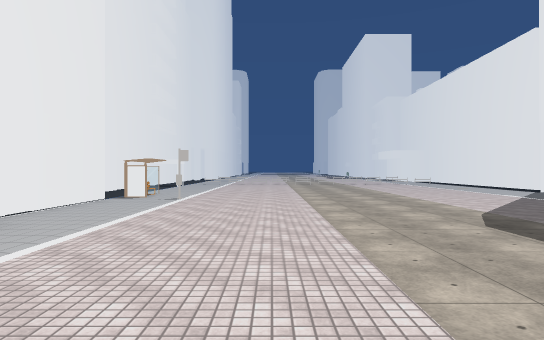
View 1 (above)

18 first-person views from a walk through a Unity game level. The camera is 1.5 m above the floor, looks level and sees 75° across. The floor is counted in squares, 2 m on a side. Each view is taken from the middle of a square. On the plan, view 1 faces up. The plan holds only what a view shows up to about 11 squares ahead; the rest is blank. The place goes on beyond the plan. Some animated figures are not drawn. Some surface patterns are stand-ins.

View 2
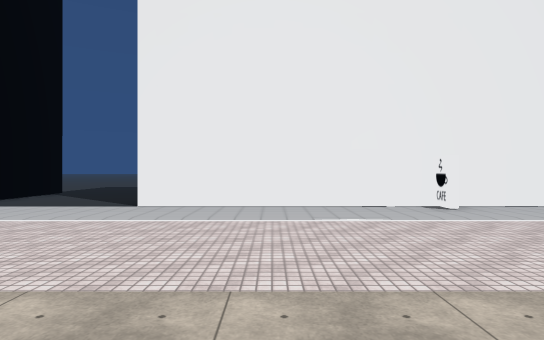

View 3
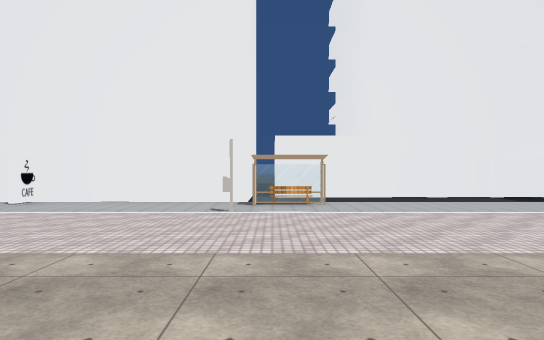

View 4
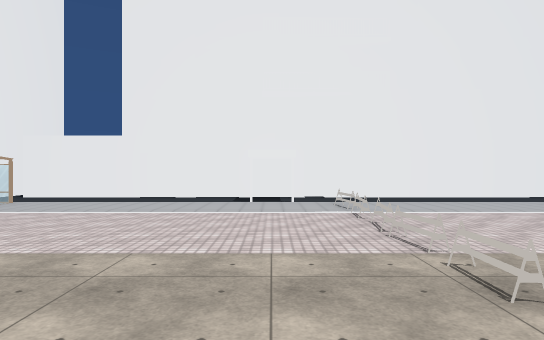

View 5
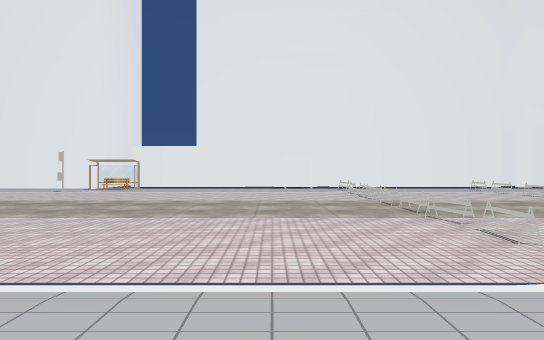

View 6
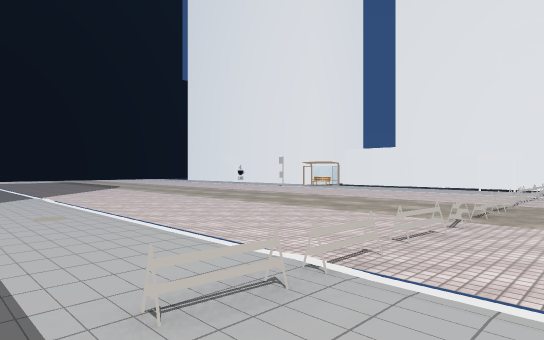

View 7
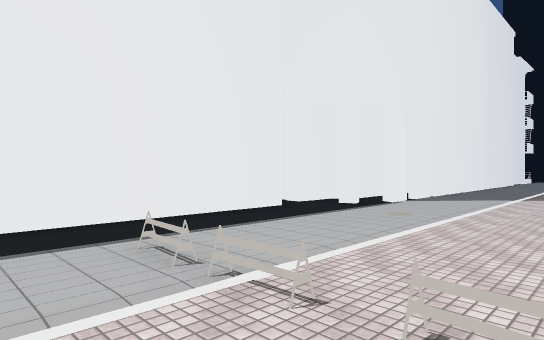

View 8
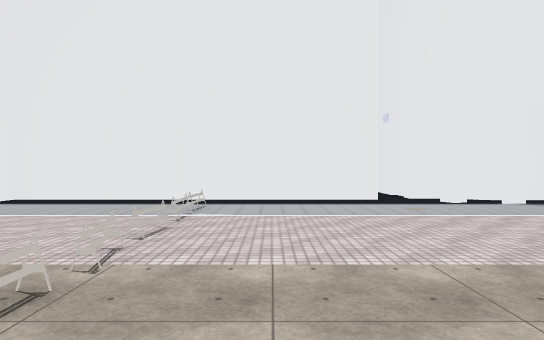

View 9
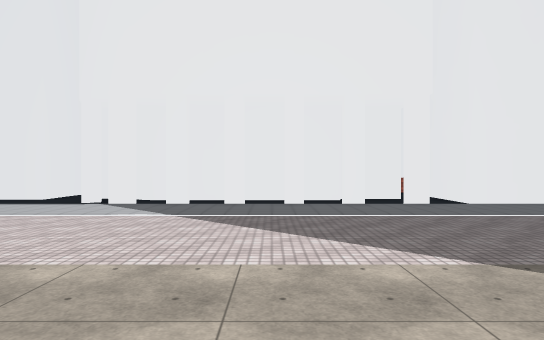

View 10
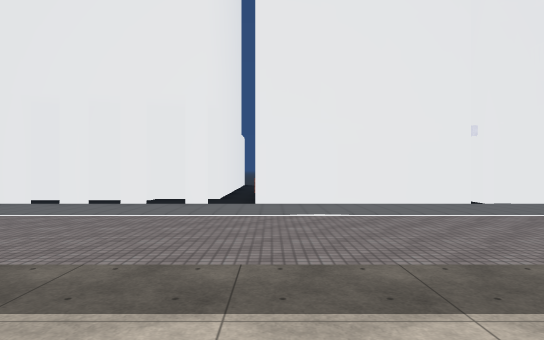

View 11
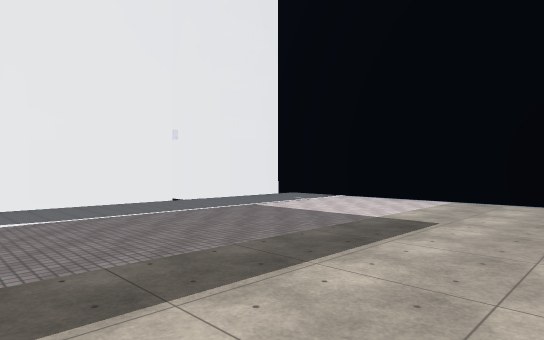

View 12
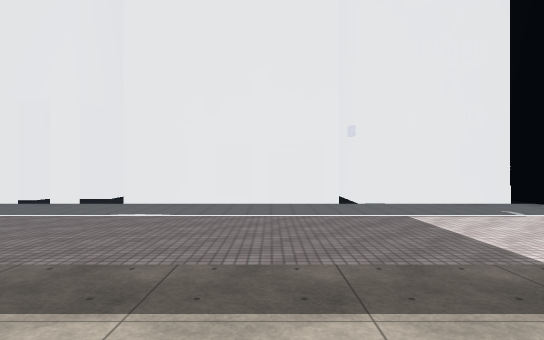

View 13
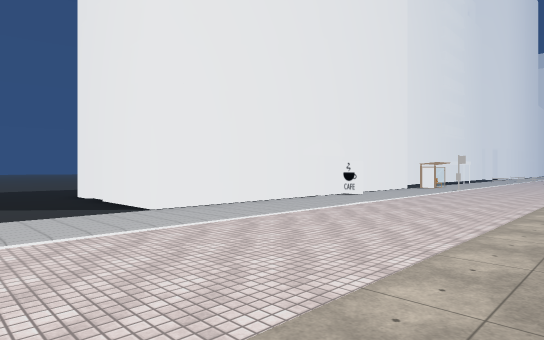

View 14
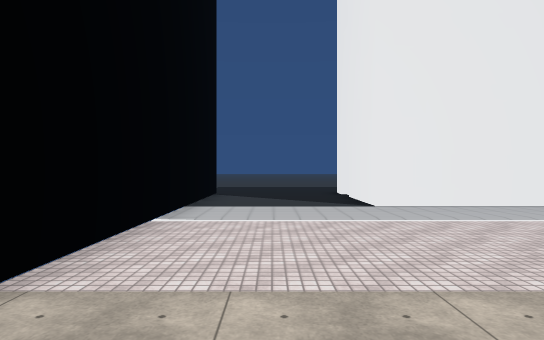

View 15
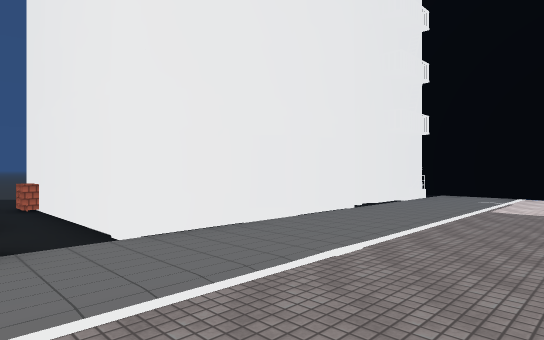

View 16
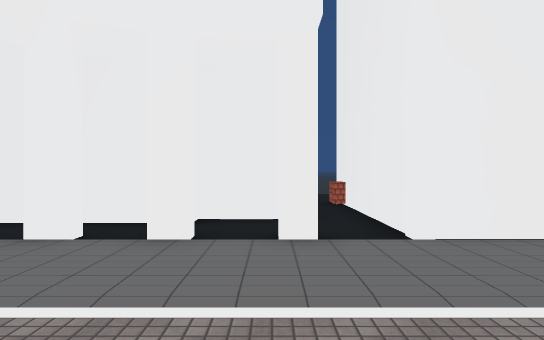

View 17
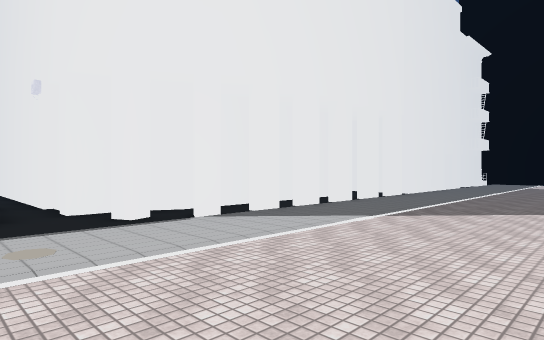

View 18
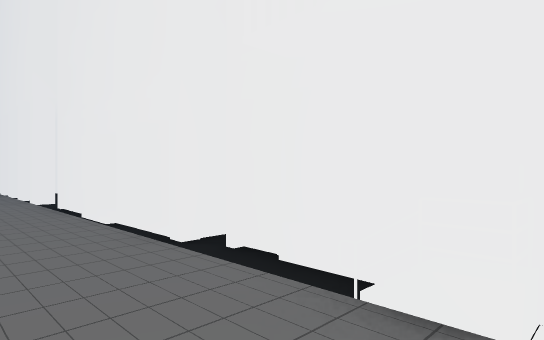

### Floor plan
Key: @ floor where view 1 was taken; # wall or solid block; . floor; / step, stairs or slope; = window, fence, low wall or low ledge; B building; O other object.
Columns run from 7 left of view 1 to 18 right of it. Each row starts with its distance up from view 1.
 22  #........    ....#
 21  #.........  .....#
 20  #................#
 19  #................#
 18  #.#OOOO.OOOO.OO..#
 17  #.#..............#
 16  #................#
 15  #................#
 14  #................##
 13  #...............BBBBBBB##
 12  #..............BBB
 11  #.O............B.
 10  #.O............B.
  9 ###..#..........B.
  8   #.............B.
  7   #...............
  6   #.............B.B
  5   #.............B.B
  4   ##...................
  3   #.............#B####.
  2   #.............###
  1   #............./#
  0   #....@.........#
 -1   #B.............#
 -2 ###..............###
 -3  ................#
 -4  ...............B#
 -5  .=..............#
 -6                 ##

Positions as (right, up) in squares from view 1, and headings:
1: (0, 0), facing up
2: (3, 1), facing left
3: (4, 10), facing left
4: (4, 17), facing left
5: (9, 16), facing left
6: (9, 20), facing down-left
7: (5, 20), facing down-right
8: (1, 17), facing right
9: (1, 8), facing right
10: (1, 3), facing right
11: (1, 3), facing down-right
12: (1, 0), facing right
13: (2, -5), facing up-left
14: (3, -4), facing left
15: (5, 5), facing down-right
16: (5, 5), facing right
17: (4, 15), facing down-right
18: (7, -5), facing up-right
